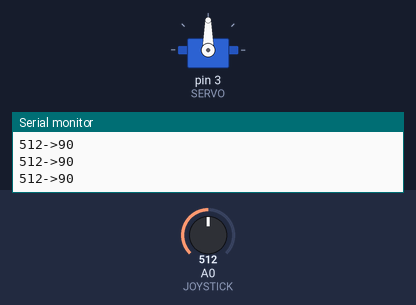
The sketch below on a simulated Arduino Uno, built with avr-gcc and run on an emulated ATmega328P. Shown: servo, the last lines printed to the serial monitor. The test bench sets the inputs (shaded band); at power-on: A0 (JOYSTICK) = 512.

Above: at 2.2 s.
2.3 s: A0 (JOYSTICK) set to 716
At 3.4 s:
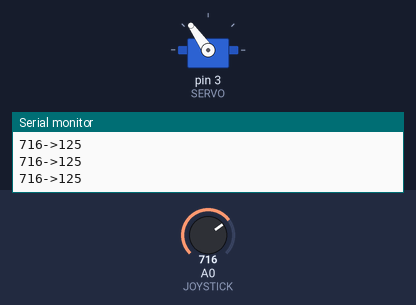
3.8 s: A0 (JOYSTICK) set to 900
At 4.4 s:
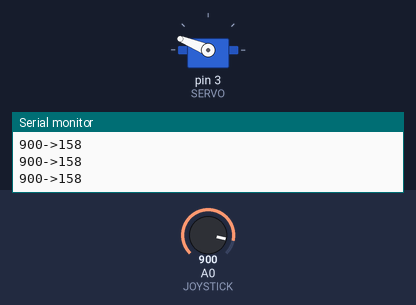
5.3 s: A0 (JOYSTICK) set to 1023
At 6.5 s:
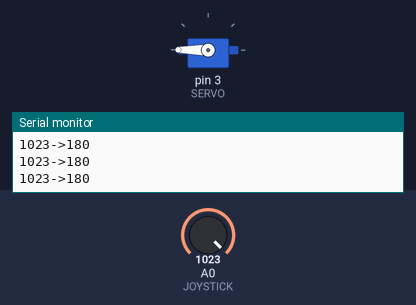
6.8 s: A0 (JOYSTICK) set to 306
At 8.0 s:
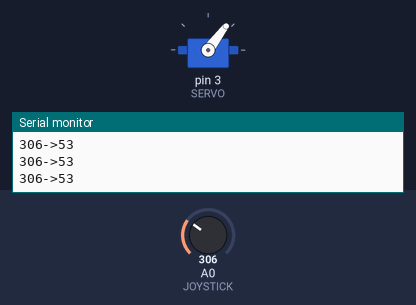
8.3 s: A0 (JOYSTICK) set to 122
At 8.9 s:
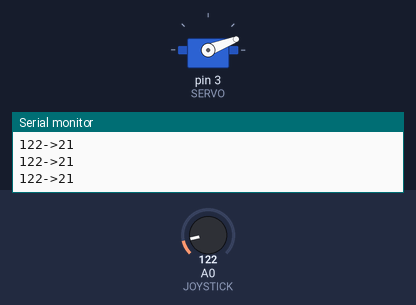
9.8 s: A0 (JOYSTICK) set to 0
At 10.4 s:
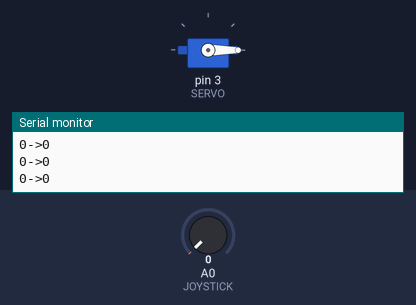
Timing chart, 0 to 12.3 s (numbered marks = the images above; inputs shaded):
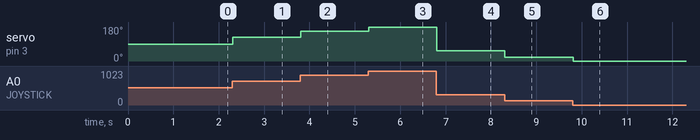

Measured:
- after the input at 2.3 s, servo on pin 3 (SERVO): 90° → 125° at once
- after the input at 3.8 s, servo on pin 3 (SERVO): 125° → 158° at once
- after the input at 5.3 s, servo on pin 3 (SERVO): 158° → 180° at once
- after the input at 6.8 s, servo on pin 3 (SERVO): 180° → 53° at once
- after the input at 8.3 s, servo on pin 3 (SERVO): 53° → 21° at once
- after the input at 9.8 s, servo on pin 3 (SERVO): 21° → 0° at once

The sketch:

firmware0.ino
```cpp
#include <Servo.h>

Servo myservo;  // create servo object to control a servo

#define JOYSTICK 0 // analog pin used to connect the joystick
#define SERVO 3
int val;    // variable to read the value from the analog pin

void setup() {
  myservo.attach(SERVO);  // attaches the servo on pin 9 to the servo object
  myservo.write(90);
  Serial.begin (115200);
  delay (1000);
}

void loop() {
  val = analogRead(JOYSTICK);            // reads the value of the potentiometer (value between 0 and 1023)
  Serial.print(val);
  Serial.print("->");
  val = map(val, 0, 1023, 0, 180);     // scale it to use it with the servo (value between 0 and 180)
  Serial.println(val);
  myservo.write(val);                  // sets the servo position according to the scaled value
  delay(15);                           // waits for the servo to get there
}
```
